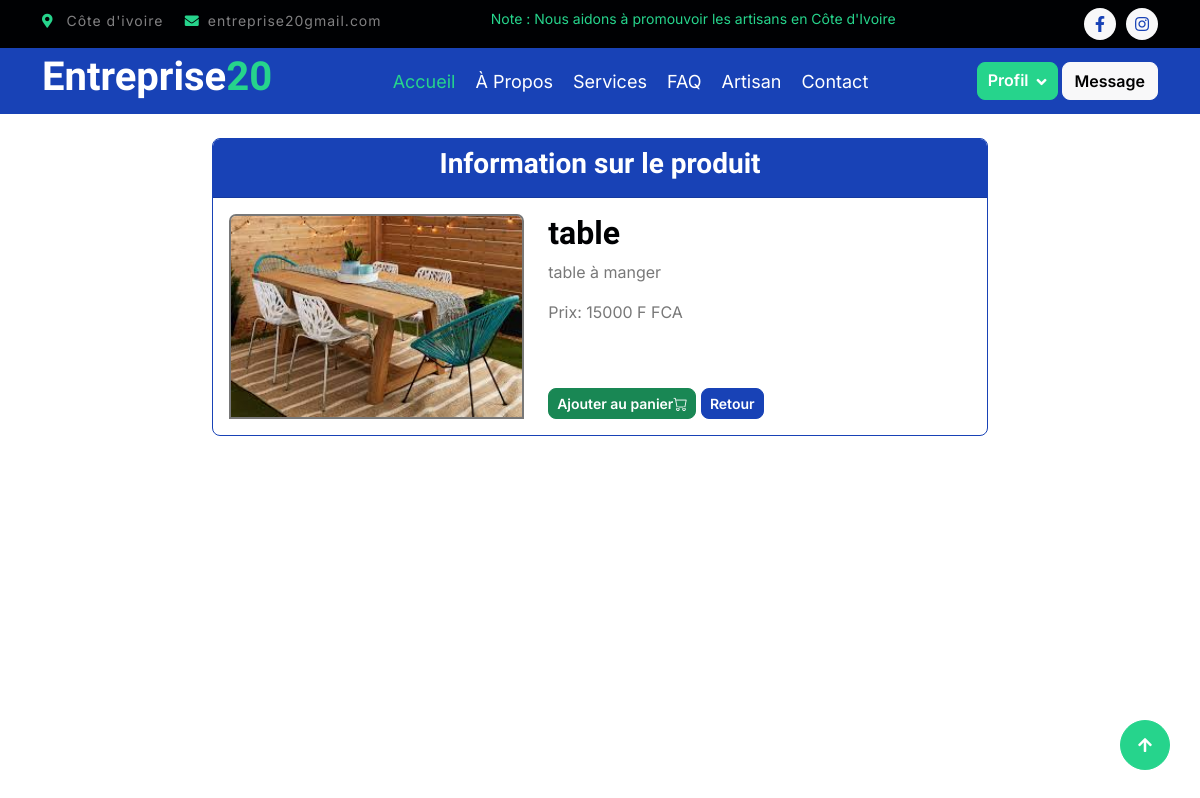
The page /info_produit.php?p=Pr_btk_1_07082478_49 (signed in) on the database its author committed.
### tables this page shows
CREATE TABLE `boutique_pro` (
  `id_prod` varchar(20) NOT NULL,
  `nom_prod` varchar(50) NOT NULL,
  `prix` int(10) NOT NULL,
  `id_btk` varchar(25) NOT NULL,
  `image` varchar(150) NOT NULL,
  `description` varchar(200) NOT NULL
);

### info_produit.php (the view, shortened to what this page needs)
<!DOCTYPE html>
<html>
<head>
</head>
<body>
	<?php
     include('layouts/app.php');
     ?>
 <div class="container-fluid blog my-4">
 	<div class="row">
   		<div class="col-sm-2">
			<?php
				$p=$_GET['p'];
				include('connexion_bd.php');
				$req=$cnx-> prepare("select * from boutique_pro where id_prod=:p");
				$req->execute(array("p"=>$p));
				$res=$req->fetch();
			?>
    	</div>
 	<div class="col-sm-8">
	 <div class="card border-primary">
	 	<div class="card-header text-center bg-primary"><h3 class="text-white">Information sur le produit</div>
			<div class="card-body">
        		<div class="row">
        			<div class="col-sm-5">
						<img src="boutique/<?php echo $res[4];?>" class="card-img-top" alt="" width="100%" height="100%" style="border:2px solid;">
        			</div>
                    <div class="col-sm-7">
               			<h2> <?php echo $res[1];?></h2>
                        <p> <?php echo $res[5];?></p>
                        <p> Prix: <?php echo $res[2];?> F FCA</p><br><br>
                       <a class="btn btn-success btn-sm" href="panier.php?action=ajout&amp;d=<?php echo $res[0]; ?>&amp;l=<?php echo $res[1]; ?>&amp;q=1&amp;p=<?php echo $res[2]; ?>">Ajouter au panier<i class="bi bi-cart"></i></a>
					   <button class="btn btn-primary btn-sm" onclick="window.history.back();">Retour</button>
					</div>
        		</div>
			</div>
		</div>
	</div>
</div>
</div>
</body>
</html>

### css/style.css (style rules this page uses)
.btn { font-weight: 600; transition: .5s; }

### rows shown on the page
boutique_pro: image (picture), nom_prod "table", description "table à manger", prix "15000"
